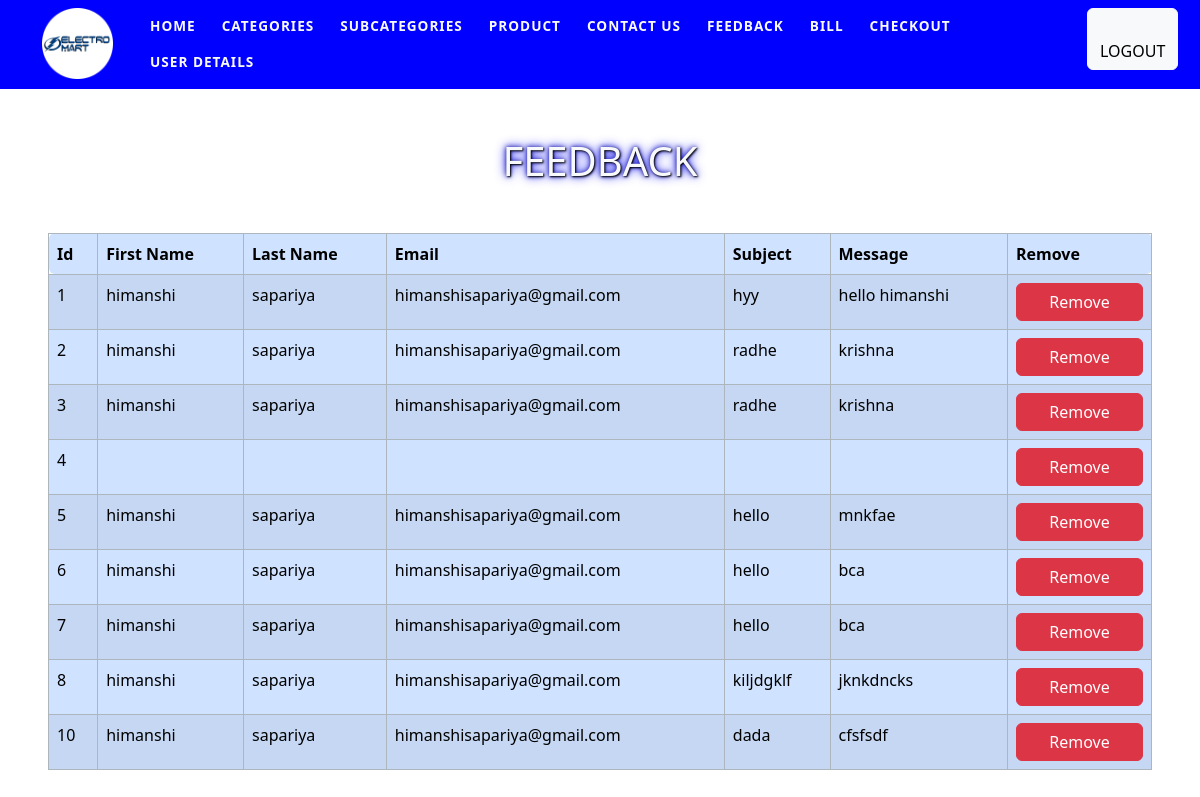
/admin2/admineedback.php, run on the app's committed database.
### tables this page shows
CREATE TABLE `feedback` (
  `id` int(252) NOT NULL,
  `fname` varchar(255) NOT NULL,
  `lname` varchar(255) NOT NULL,
  `email` varchar(255) NOT NULL,
  `subject` varchar(255) NOT NULL,
  `message` text NOT NULL
);

### admin2/admineedback.php (the view, shortened to what this page needs)
<!DOCTYPE html>
<html lang="en">
<head>
</head>
<body>
<?php
include("header-2.php");
    ?>
    <div class="p-5">
      <div class="text-center">
        <h1 class="text-center text-light mb-5">FEEDBACK</h1>
      </div>
    <table class="table table-striped table-primary table-bordered border-10 rounded-top border-dark-subtle">
        <thead>
            <tr>
                <th scope="col" class="rounded-start">Id</th>
                <th scope="col">First Name</th>
                <th scope="col">Last Name</th>
                <th scope="col">Email</th>
                <th scope="col">Subject</th>
                <th scope="col">Message</th>
                <th class="rounded-end">Remove</th>
            </tr>
        </thead>
        <tbody>
            <?php
            include("connection.php");
            $query = mysqli_query($conn, "select * from feedback");
            while ($fetchcat = mysqli_fetch_array($query)) {
            ?>
<form action="" method="get">
                <tr>
                    <td><?php echo $fetchcat['id']  ?></td>
                    <td><?php echo $fetchcat['fname']  ?></td>
                    <td><?php echo $fetchcat['lname']  ?></td>
                    <td><?php echo $fetchcat['email']  ?></td>
                    <td><?php echo $fetchcat['subject']  ?></td>
                    <td><?php echo $fetchcat['message']  ?></td>
                    <td><a href="admineedback.php?remove=<?php echo $fetchcat['id']?>"><button type="button" class="btn btn-danger w-100">Remove</button></a></td>
                </tr>
                </form>
            <?php
            }
            ?>
        </tbody>
    </table>
    </div>
</body>
</html>

### admin2/css/app.css (style rules this page uses)
:root { --bs-breadcrumb-divider: ">"; --em-primary: ; --em-secondary: #ffa500; --em-black: #000000; --em-white: #ffffff; --em-blue: #0000ff; }
body { overflow-x: hidden; }

### assets/css/app.css (style rules this page uses)
:root { --bs-breadcrumb-divider: ">"; --em-primary: ; --em-secondary: #ffa500; --em-black: #000000; --em-white: #ffffff; --em-blue: #0000ff; }
body { overflow-x: hidden; }

### admin2/admineedback.php (style rules this page uses)
h1 { color: white; text-shadow: 1px 1px 2px black, 0 0 11px blue, 0 0 5px darkblue; }

### data on the page
feedback: id "1", fname "himanshi", lname "sapariya", email "himanshisapariya@gmail.com", subject "hyy", message "hello himanshi"
feedback: id "2", fname "himanshi", lname "sapariya", email "himanshisapariya@gmail.com", subject "radhe", message "krishna"
feedback: id "3", fname "himanshi", lname "sapariya", email "himanshisapariya@gmail.com", subject "radhe", message "krishna"
feedback: id "4"
feedback: id "5", fname "himanshi", lname "sapariya", email "himanshisapariya@gmail.com", subject "hello", message "mnkfae"
feedback: id "6", fname "himanshi", lname "sapariya", email "himanshisapariya@gmail.com", subject "hello", message "bca"
feedback: id "7", fname "himanshi", lname "sapariya", email "himanshisapariya@gmail.com", subject "hello", message "bca"
feedback: id "8", fname "himanshi", lname "sapariya", email "himanshisapariya@gmail.com", subject "kiljdgklf", message "jknkdncks"
feedback: id "10", fname "himanshi", lname "sapariya", email "himanshisapariya@gmail.com", subject "dada", message "cfsfsdf"
